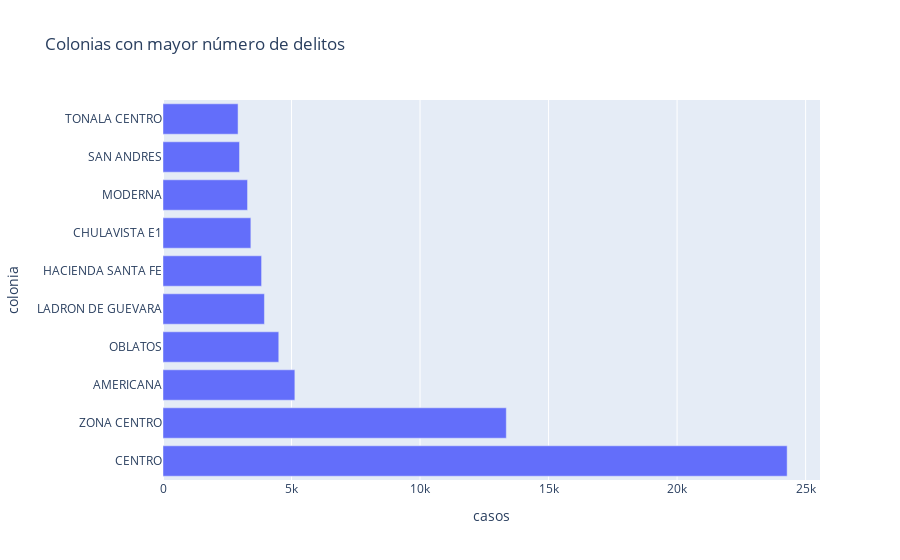

Notebook cell for this chart:
### Code cell
top_colonias = (
    df[df["colonia"] != "NO DISPONIBLE"]
    .groupby("colonia")
    .size()
    .sort_values(ascending=False)
    .head(10)
    .reset_index(name="casos")
)

fig = px.bar(
    top_colonias,
    x="casos",
    y="colonia",
    orientation="h",
    title="Colonias con mayor número de delitos"
)

fig.show()

### Figure 1 — Plotly figure (JSON) as saved in the notebook; plotly's stock layout.template omitted (floating-point values rounded to 4 significant figures)
{"data": [{"hovertemplate": "casos=%{x}<br>colonia=%{y}<extra></extra>", "legendgroup": "", "marker": {"color": "#636efa", "pattern": {"shape": ""}}, "name": "", "orientation": "h", "showlegend": false, "textposition": "auto", "type": "bar", "x": [24282, 13356, 5130, 4504, 3946, 3835, 3418, 3289, 2977, 2920], "xaxis": "x", "y": ["CENTRO", "ZONA CENTRO", "AMERICANA", "OBLATOS", "LADRON DE GUEVARA", "HACIENDA SANTA FE", "CHULAVISTA E1", "MODERNA", "SAN ANDRES", "TONALA CENTRO"], "yaxis": "y"}], "layout": {"barmode": "relative", "legend": {"tracegroupgap": 0}, "title": {"text": "Colonias con mayor número de delitos"}, "xaxis": {"anchor": "y", "domain": [0, 1], "title": {"text": "casos"}}, "yaxis": {"anchor": "x", "domain": [0, 1], "title": {"text": "colonia"}}}}
